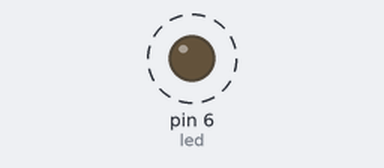
The sketch below on a simulated Arduino Uno, built with avr-gcc and run on an emulated ATmega328P. Parts: output pins drawn as LEDs (lit = HIGH). Dashed ring = blinking.

Above: at 0.5 s.
Timing chart, 0 to 4.6 s (numbered marks = the images above):
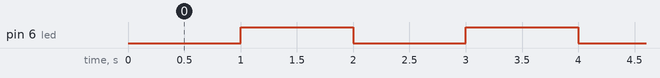

The sketch:

blink_wo_delay.ino
```cpp
/*
 * original program wrote by Nicu FLORICA (niq_ro) - http://nicuflorica.blogspot.com/
 */

#define led 6    // led + 220..470R to GND

void setup() {
  pinMode(led,OUTPUT);     // pin as output
  digitalWrite(led, LOW);  // led off
}

void loop() {
  int stare = millis()/1000;
if (stare%2 == 1)
 {
  digitalWrite(led, HIGH);  // led ON
 }
else
 {
  digitalWrite(led, LOW);  // led OFF
 }

} // end main loop
```

Measured:
- by itself, pin 6 (led): alternates HIGH for 1.0 s and LOW for 1.0 s
